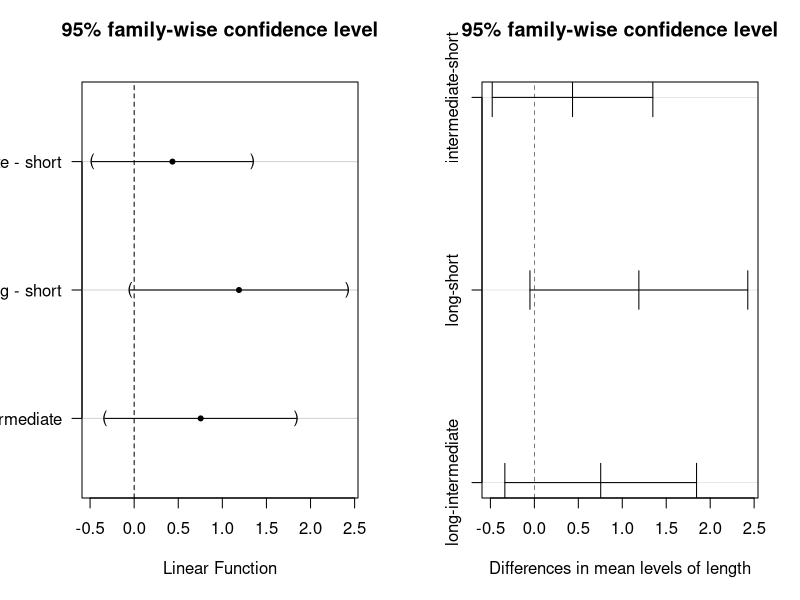
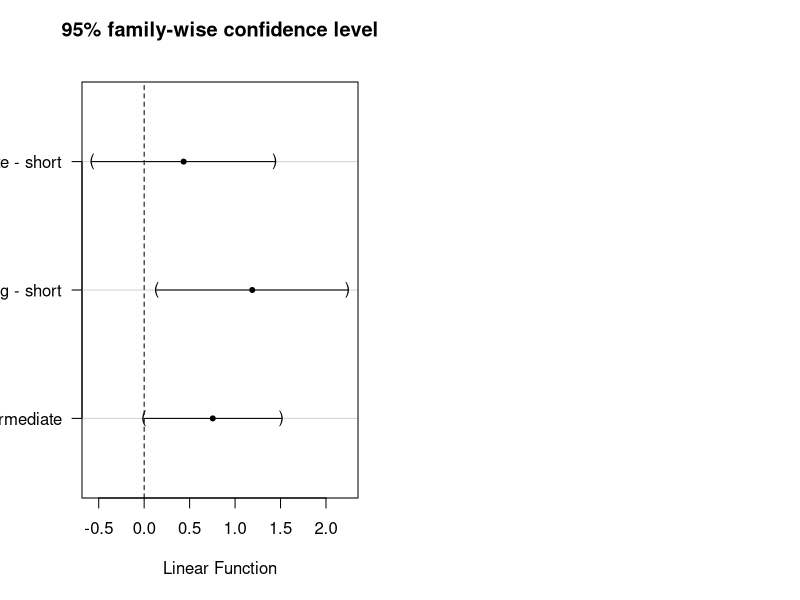
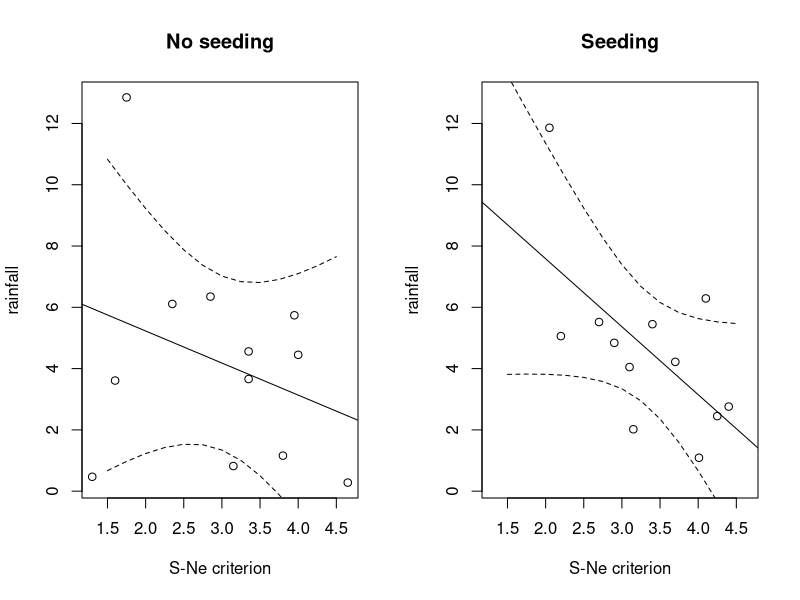
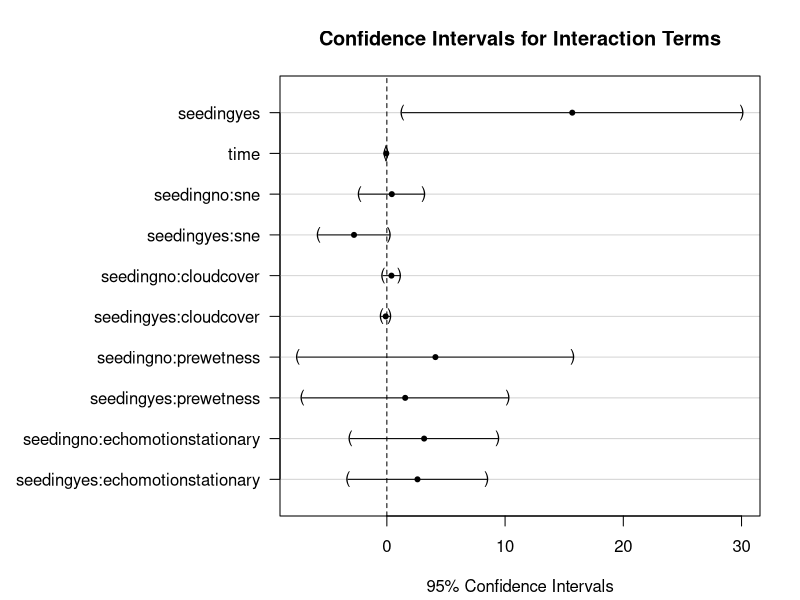

These figures' R source, in order:
## ---- chunk 1
knitr::opts_chunk$set(message=F,warning=F,echo=F,fig_height=10,fig_width=7,cache = F)
## ---- chunk 2
library(coin)
library(multcomp)
library(sandwich)
library(lme4)
library(HSAUR3)
data(alpha)
#head(alpha)
alpha_data <- data.frame(
  length = alpha$alength,
  level = alpha$elevel
)

a_anov <- aov(level~length, data = alpha_data)

# glht
a_glht <- glht(a_anov, linfct = mcp(length = "Tukey"))

# Summary of glht
summary(a_glht)


a_glht_sw <- glht(a_anov, linfct = mcp(length = "Tukey"), vcov = sandwich)
summary(a_glht_sw)

# tukeyHSD
a_tukey <- TukeyHSD(a_anov)
# Summary for tukeyhsd
a_tukey


# plot
layout(matrix(1:2, ncol=2))
plot(a_glht)
plot(a_tukey)
plot(a_glht_sw)

coef(a_glht)
vcov(a_glht)

# Referance: Brian S. Everitt, Torsten Hothorn - A handbook
#    of statistical analyses using R-CRC (2010)
## ---- chunk 3
data(clouds)
confband <- function(subset, main) {
mod <- lm(rainfall ~ sne, data = clouds, subset = subset)
sne_grid <- seq(from = 1.5, to = 4.5, by = 0.25)
K <- cbind(1, sne_grid)
sne_ci <- confint(glht(mod, linfct = K))
plot(rainfall ~ sne, data = clouds, subset = subset,
xlab = "S-Ne criterion", main = main,
xlim = range(clouds$sne),
ylim = range(clouds$rainfall))
abline(mod)
lines(sne_grid, sne_ci$confint[,2], lty = 2)
lines(sne_grid, sne_ci$confint[,3], lty = 2)
}

layout(matrix(1:2, ncol = 2))
confband(clouds$seeding == "no", main = "No seeding")
confband(clouds$seeding == "yes", main = "Seeding")


# Referance: Brian S. Everitt, Torsten Hothorn - A handbook
#    of statistical analyses using R-CRC (2010)

## ---- chunk 4
clouds_formula <- rainfall ~ seeding +
seeding:(sne + cloudcover + prewetness + echomotion) +
time
clouds_lm <- lm(clouds_formula, data = clouds)
summary(clouds_lm)

# creating the matrix 
d <- diag(length(coef(clouds_lm))-1)

k_mat <- cbind(0,d )
rownames(k_mat) <- names(coef(clouds_lm))[-1]
k_mat

cl_anov <- aov(clouds_formula, data = clouds)
cl_glht <- glht(cl_anov, linfct= k_mat)

summary(cl_glht)

# plot
layout(matrix(1:1, ncol=1))
op=par(mar=c(4.2,14,3.8,2))
ci_clouds=confint(cl_glht)
plot(ci_clouds, xlab="95% Confidence Intervals", 
     main="Confidence Intervals for Interaction Terms")
par(op)



# Referance: Brian S. Everitt, Torsten Hothorn - A handbook
#    of statistical analyses using R-CRC (2010)

## ---- chunk 5
data(womensrole)
formula <- cbind(agree, disagree) ~ gender * education
womensrole_glm_1 <- glm(formula, data = womensrole,
family = binomial())
summary(womensrole_glm_1)

# creating matrix
mat_k <- diag(length(coef(womensrole_glm_1))-1)
k <- cbind(0, mat_k)
rownames(k) <-  names(coef(womensrole_glm_1))[-1]

# glht
wrole_glht <- glht(womensrole_glm_1, linfct = k)

# Printing summary
summary(wrole_glht)



# Referance: Brian S. Everitt, Torsten Hothorn - A handbook
#    of statistical analyses using R-CRC (2010)
  
